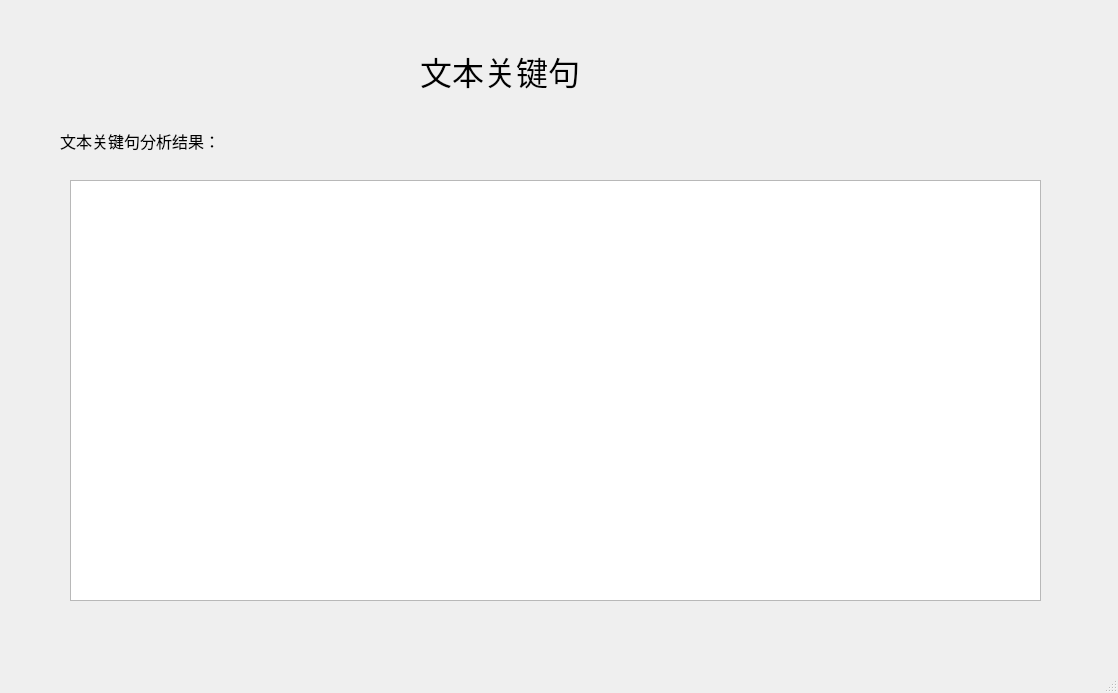
<?xml version="1.0" encoding="UTF-8"?>
<ui version="4.0">
 <class>MainWindow</class>
 <widget class="QMainWindow" name="MainWindow">
  <property name="geometry">
   <rect>
    <x>0</x>
    <y>0</y>
    <width>1118</width>
    <height>693</height>
   </rect>
  </property>
  <property name="windowTitle">
   <string>MainWindow</string>
  </property>
  <widget class="QWidget" name="centralwidget">
   <widget class="QLabel" name="label">
    <property name="geometry">
     <rect>
      <x>420</x>
      <y>30</y>
      <width>301</width>
      <height>81</height>
     </rect>
    </property>
    <property name="font">
     <font>
      <family>楷体</family>
      <pointsize>24</pointsize>
     </font>
    </property>
    <property name="text">
     <string>文本关键句</string>
    </property>
   </widget>
   <widget class="QLabel" name="label_3">
    <property name="geometry">
     <rect>
      <x>60</x>
      <y>130</y>
      <width>251</width>
      <height>21</height>
     </rect>
    </property>
    <property name="font">
     <font>
      <family>宋体</family>
      <pointsize>12</pointsize>
     </font>
    </property>
    <property name="text">
     <string>文本关键句分析结果：</string>
    </property>
   </widget>
   <widget class="QTextBrowser" name="textBrowser">
    <property name="geometry">
     <rect>
      <x>70</x>
      <y>180</y>
      <width>971</width>
      <height>421</height>
     </rect>
    </property>
    <property name="font">
     <font>
      <family>宋体</family>
      <pointsize>12</pointsize>
     </font>
    </property>
   </widget>
  </widget>
  <widget class="QMenuBar" name="menubar">
   <property name="geometry">
    <rect>
     <x>0</x>
     <y>0</y>
     <width>1118</width>
     <height>26</height>
    </rect>
   </property>
  </widget>
  <widget class="QStatusBar" name="statusbar"/>
 </widget>
 <resources/>
 <connections/>
</ui>
